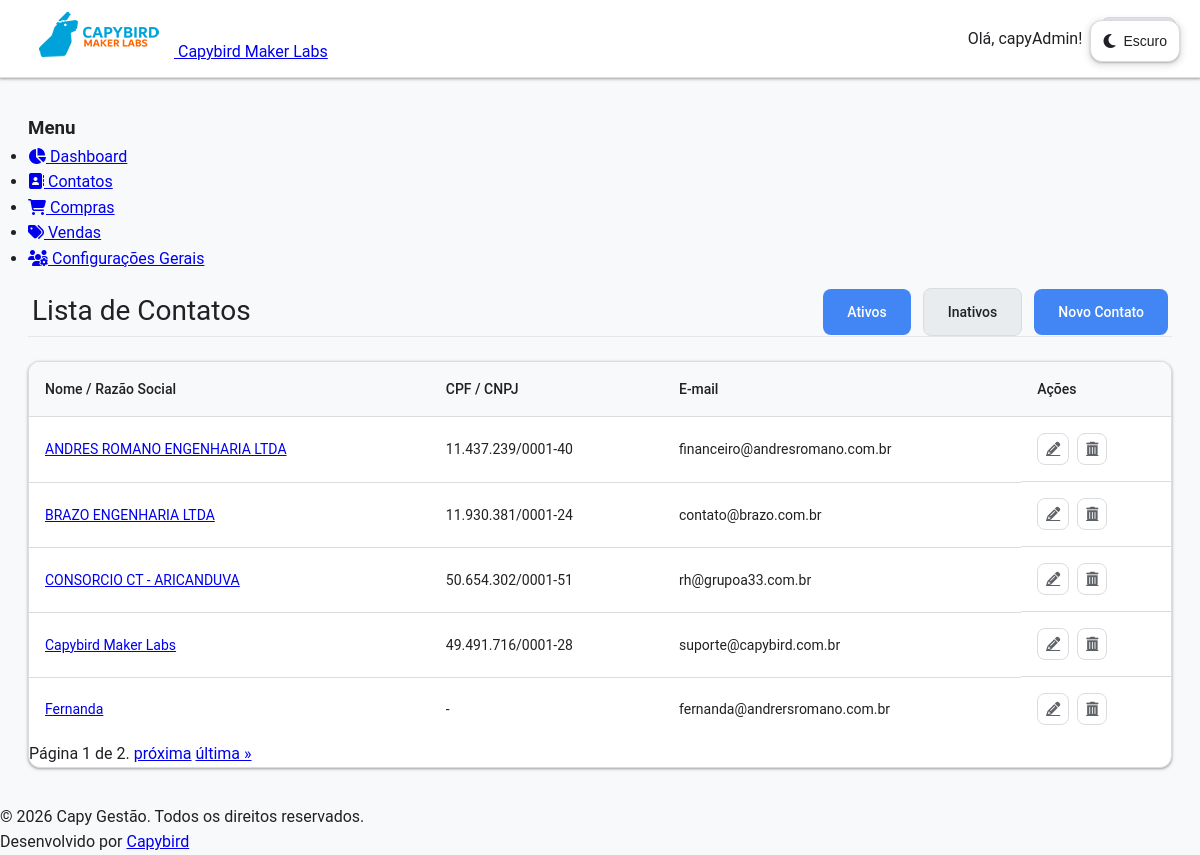
Screenshot of /contacts/ (signed in) with the database file from the repository.
### contacts/models.py (models this page shows, shortened)
class Contact(models.Model):
    class PersonType(models.TextChoices):
        INDIVIDUAL = "PF", _("Pessoa Física")
        LEGAL = "PJ", _("Pessoa Jurídica")
    class OrganizationType(models.TextChoices):
        SYSTEM_HOLDER = "HOLDER", _("Gestor do Sistema")  # A sua empresa
        CLIENT = "CLIENT", _("Cliente")  # As empresas clientes
        OTHER = "OTHER", _("Outro")  # Outros tipos de contato PJ
    name = models.CharField(max_length=255, verbose_name=_("Nome Completo"))
    email = models.EmailField(max_length=255, unique=True)
    phone = models.CharField(
        max_length=20,
        blank=True,
        null=True,
        verbose_name=_("Telefone"),
        validators=[
            RegexValidator(
                regex=r'^\+?1?\d{9,15}$',
                message=_("O número de telefone deve estar no formato: '+999999999'. Até 15 dígitos permitidos.")
            )
        ]
    )
    person_type = models.CharField(
        max_length=2,
        choices=PersonType.choices,
        default=PersonType.INDIVIDUAL,
        verbose_name=_("Tipo de Pessoa"),
        db_index=True,
    )
    document = models.CharField(
        max_length=18,
        unique=True,
        blank=True,
        null=True,
        verbose_name=_("CPF/CNPJ"),
        db_index=True,
    )
    is_active = models.BooleanField(default=True, verbose_name=_("Ativo"))
    user = models.OneToOneField(
        User,
        on_delete=models.SET_NULL,
        null=True,
        blank=True,
        verbose_name=_("Usuário Associado"),
        related_name="contact_profile",
    )
    company = models.ForeignKey(
        "self",
        on_delete=models.SET_NULL,
        null=True,
        blank=True,
        verbose_name="Empresa Associada (PJ)",
        limit_choices_to={
            "person_type": "PJ"
        },  # Garante que só PJs possam ser selecionadas aqui
    )
    created_at = models.DateTimeField(auto_now_add=True)
    updated_at = models.DateTimeField(auto_now=True)
    class Meta:
        verbose_name = "Contato"
        verbose_name_plural = "Contatos"
        ordering = ["name"]
    class OrganizationType(models.TextChoices):
        SYSTEM_HOLDER = "HOLDER", "Gestor do Sistema"  # A sua empresa
        CLIENT = "CLIENT", "Cliente"  # As empresas clientes
        OTHER = "OTHER", "Outro"  # Outros tipos de contato PJ
    organization_type = models.CharField(
        max_length=10,
        choices=OrganizationType.choices,
        default=OrganizationType.OTHER,
        verbose_name="Classificação da Organização",
        blank=True,
    )
    logo = models.ImageField(
        upload_to="logos/", null=True, blank=True, verbose_name="Logomarca da Empresa"
    )

### contacts/views.py (the view)
# urls.py: path("", ContactListView.as_view(), name="contact_list"),
class ContactListView(LoginRequiredMixin, ListView):
    model = Contact
    template_name = "contacts/contact_list.html"
    context_object_name = "contacts"  # Define o nome da variável no template
    paginate_by = 5  # Opcional: Adiciona paginação para listas grandes
    def get_queryset(self):
        status = self.request.GET.get("status")
        if status == "inactive":
            return Contact.objects.filter(is_active=False).select_related(
                "company", "user"
            )
        return Contact.objects.filter(is_active=True).select_related("company", "user")
    def get_context_data(self, **kwargs):
        context = super().get_context_data(**kwargs)
        context["current_status"] = self.request.GET.get("status", "active")
        context["title"] = "Lista de Contatos"
        return context

### core_app/context_processors.py (called while the page is built, shortened)
def system_branding_processor(request):
    HOLDER_CACHE_KEY = "system_holder_branding"
    holder_data = cache.get(HOLDER_CACHE_KEY)
    if not holder_data:
        try:
            system_holder = Contact.objects.get(
                organization_type=Contact.OrganizationType.SYSTEM_HOLDER
            )
            holder_data = {
                "system_holder_name": system_holder.name,
                "system_holder_logo": system_holder.logo,
            }
            cache.set(HOLDER_CACHE_KEY, holder_data, 3600)
        except Contact.DoesNotExist:
            holder_data = {
                "system_holder_name": "CAPY GESTÃO",
                "system_holder_logo": None,
            }
    return holder_data

### templates/contacts/contact_list.html (shortened to what this page needs)
{% extends 'app_base.html' %}
{% load static %}
{% load i18n %}
{% block app_content %}
<div class="grid grid-cols-1 md:grid-cols-2 lg:grid-cols-3 gap-6 p-6">
    <div class="bg-white rounded-xl shadow-lg p-4 flex items-center gap-4 hover:shadow-xl transition-all cursor-pointer">
        <div class="management-header">
            <h1>{{ title }}</h1>
            <div class="management-actions">
                <a href="{% url 'contact_list' %}" class="btn {% if current_status == 'active' %}btn-primary{% else %}btn btn-primary{% endif %}">Ativos</a>
                <a href="{% url 'contact_list' %}?status=inactive" class="btn {% if current_status == 'inactive' %}btn-primary{% else %}btn btn-secondary{% endif %}">Inativos</a>
                <a href="{% url 'contact_create' %}" class="btn btn-primary">Novo Contato</a>
            </div>
        </div>
    </div>
</div>
<div class="table-container">
    <table class="styled-table">
        <thead>
            <tr>
                <th>Nome / Razão Social</th>
                <th>CPF / CNPJ</th>
                <th>E-mail</th>
                <th>Ações</th>
            </tr>
        </thead>
        <tbody>
            {% for contact in contacts %}
            <tr>
                <td><a href="{% url 'contact_detail' contact.pk %}">{{ contact.name }}</a></td>
                <td>{{ contact.document|default:"-" }}</td>
                <td>{{ contact.email }}</td>
                <td class="action-buttons">
						<a href="{% url 'contact_update' contact.pk %}" class="btn-icon btn-icon-edit" title="Editar Contato">
							<i class="fa-solid fa-pencil"></i>
						</a>
						<a href="{% url 'contact_delete' contact.pk %}" class="btn-icon btn-icon-delete" title="Excluir Contato">
							<i class="fa-solid fa-trash-can"></i>
						</a>
                </td>
            </tr>
            {% empty %}
            <tr>
                <td colspan="6">Nenhum contato encontrado.</td>
            </tr>
            {% endfor %}
        </tbody>
    </table>
    {% if is_paginated %}
        <div class="pagination">
            <span class="step-links">
                <span class="current">
                    Página {{ page_obj.number }} de {{ page_obj.paginator.num_pages }}.
                </span>
                {% if page_obj.has_next %}
                    <a href="?page={{ page_obj.next_page_number }}">próxima</a>
                    <a href="?page={{ page_obj.paginator.num_pages }}">última »</a>
                {% endif %}
            </span>
        </div>
    {% endif %}
</div>
{% endblock app_content %}

### templates/base.html (shortened to what this page needs)
{% load static %}
<!DOCTYPE html>
<html lang="pt-br" data-theme="light">
<head>
    <link rel="stylesheet" href="{% static 'css/style.css' %}">
    <link rel="stylesheet" href="https://cdnjs.cloudflare.com/ajax/libs/font-awesome/6.5.0/css/all.min.css">
</head>
<body>
    <header>
        <nav class="navbar">
            <div class="text-2xl font-bold tracking-wide text-center">
            <a href="{% url 'home' %}">
                {% if system_holder_logo %}
                    <img src="{{ system_holder_logo.url }}" alt="Logo de {{ system_holder_name }}" class="client-logo-img">
                    <span class="system-name-small">{{ system_holder_name }}</span>
                {% else %}
                    <strong class="text-blue-400">{{ system_holder_name|default:"CAPY GESTÃO" }}</strong>
                {% endif %}
            </a>
            </div>
            <div class="nav-menu">
                {% if user.is_authenticated %}
                    <span>Olá, {{ user.username }}!</span>
                    <form class="logout-form" action="{% url 'logout' %}" method="post">
                        <button type="submit" class="btn btn-secondary">Sair</button>
                    </form>
                {% else %}
					<a href="{% url 'login' %}" class="btn btn-primary">Entrar</a>
                {% endif %}
            </div>
        </nav>
    </header>
    <main class="container">
        {% block content %}
        {% endblock %}
    </main>
    <button class="theme-toggle" id="themeToggle" title="Alternar tema">
        <i class="theme-toggle-icon fas fa-moon" id="themeIcon"></i>
        <span id="themeText">Escuro</span>
    </button>
    <footer>
        <div class="mt-auto text-sm text-gray-400">
            <p>© 2026 Capy Gestão. Todos os direitos reservados.</p>
            <p>Desenvolvido por <a href="https://www.capybird.com.br" class="text-blue-400">Capybird</a></p>
        </div>
    </footer>
</body>
</html>

### rows the page displays
Contact: name "Capybird Maker Labs", document "49.491.716/0001-28", email "suporte@capybird.com.br"
Contact: name "ANDRES ROMANO ENGENHARIA LTDA", document "11.437.239/0001-40", email "financeiro@andresromano.com.br"
Contact: name "BRAZO ENGENHARIA LTDA", document "11.930.381/0001-24", email "contato@brazo.com.br"
Contact: name "CONSORCIO CT - ARICANDUVA", document "50.654.302/0001-51", email "rh@grupoa33.com.br"
Contact: name "Fernanda", document "-", email "fernanda@andrersromano.com.br"

### other values shown
{{ user.username }} "capyAdmin"
{{ title }} "Lista de Contatos"
{{ page_obj.number }} "1"
{{ page_obj.paginator.num_pages }} "2"
